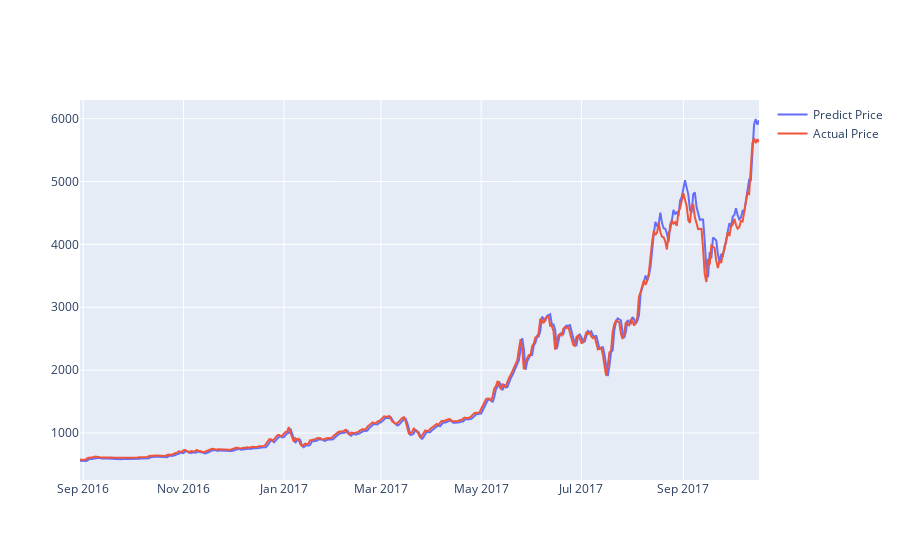

Notebook cell for this chart:
### Markdown cell above
#### Plot predicted and actual line graph with X=dates, Y=USD (First Model)

### Code cell
actual_chart = go.Scatter(x=predictDates, y=testY_reshape, name= 'Actual Price')
predict_chart = go.Scatter(x=predictDates, y=yhat_reshape, name= 'Predict Price')
py.iplot([predict_chart, actual_chart])

### Figure 1 — Plotly figure (JSON) as saved in the notebook; plotly's stock layout.template omitted (floating-point values rounded to 4 significant figures; data arrays with more than 128 entries replaced by an {"elided": "..."} marker saying what was removed)
{"data": [{"name": "Predict Price", "type": "scatter", "x": {"elided": "414 str values"}, "y": {"elided": "414 float values"}}, {"name": "Actual Price", "type": "scatter", "x": {"elided": "414 str values"}, "y": {"elided": "414 float values"}}], "layout": {"autosize": true, "xaxis": {"autorange": true, "range": ["2016-08-30", "2017-10-17"], "type": "date"}, "yaxis": {"autorange": true, "range": [253.1, 6297.0], "type": "linear"}}}
